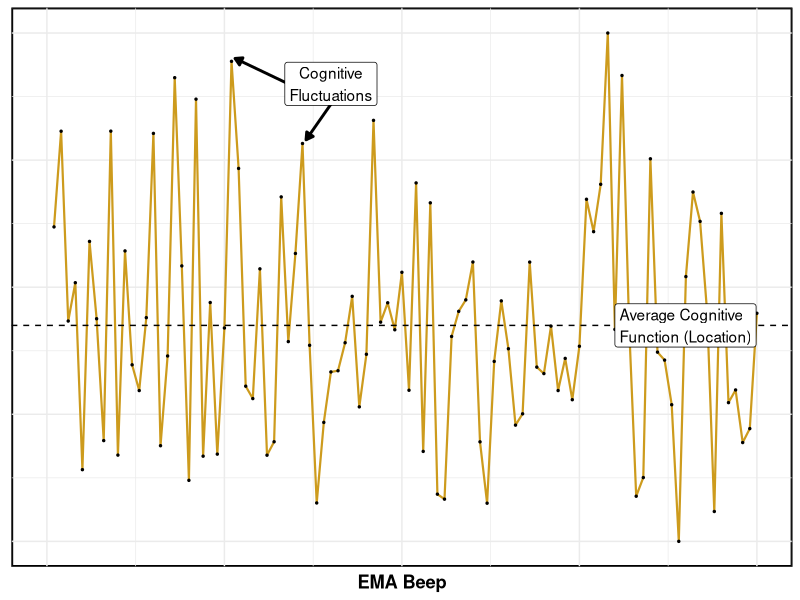
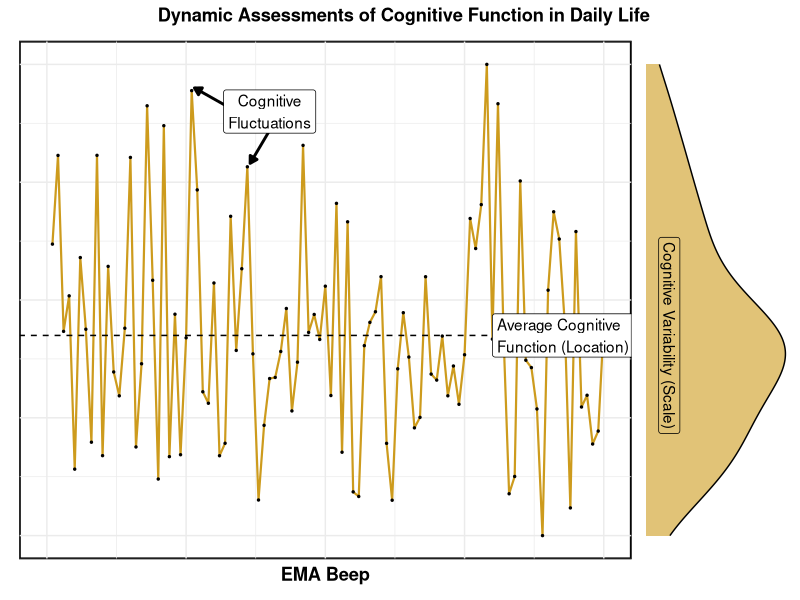
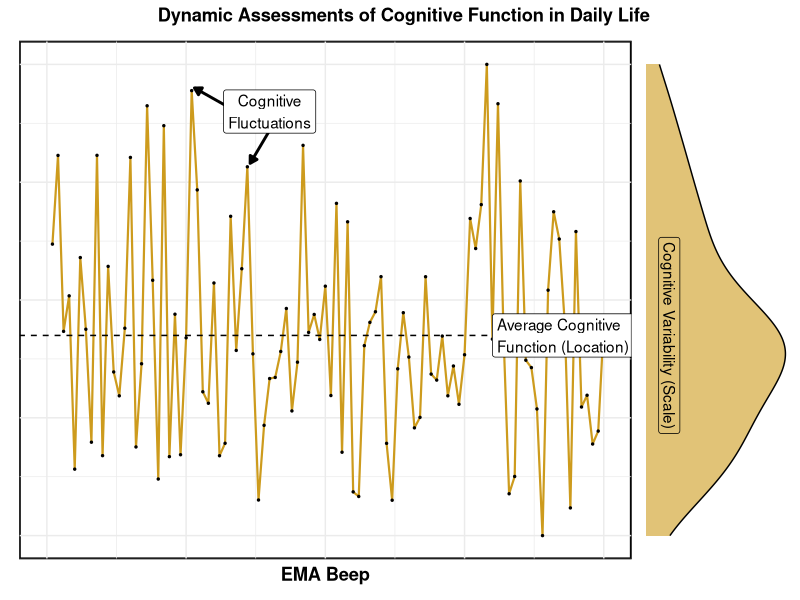

Recreate these plots in R, in order.

# library(graphicalVAR)
# library(mgm)
# library(qgraph)
library(patchwork)
library(knitr)
library(kableExtra)
library(cowplot)
library(plyr)
library(tidyverse)

# Example time series -----------------------------------------------------

pomp <- function(x, mini = 1, maxi = 5) (x - mini)/(maxi - mini)*100

# POMP based on observed max & min
pomp_obs <- function(x) {
  y <- (x - min(x, na.rm = T))/(max(x, na.rm = T)-min(x, na.rm = T))*100
  y[is.nan(y)] <- NA
  return(y)
}

my_theme <- function(){
  theme_bw() +
    theme(
      legend.position = "bottom"
      , legend.title = element_text(face = "bold", size = rel(1))
      , legend.text = element_text(face = "italic", size = rel(1))
      , axis.text = element_text(face = "bold", size = rel(1.1), color = "black")
      , axis.title = element_text(face = "bold", size = rel(1.2))
      , plot.title = element_text(face = "bold", size = rel(1.2), hjust = .5)
      , plot.subtitle = element_text(face = "italic", size = rel(1.2), hjust = .5)
      , strip.text = element_text(face = "bold", size = rel(1.1), color = "white")
      , strip.background = element_rect(fill = "black")
    )
}

set.seed(6)
ts4 <- tibble(
  ID = 4
  , stability = "High Instability"
  , loneliness = "High Trait-Like Loneliness"
  , t = 1:100
  # , value = pomp(as.numeric(ceiling(arima.sim(n = 100, list(order = c(1,0,0), ar = 0.00001),
  #                                        sd = sqrt(.2)) + 4)))
  , value = pomp_obs(as.numeric(arima.sim(n = 100, list(order = c(1,0,0), ar = 0.00001),
                                          sd = sqrt(.2))))
) 
p1 <- ts4 %>% 
  ggplot(aes(x = t, y = value)) + 
  geom_line(color = "goldenrod3", size = .75) + 
  geom_point(size = .5) +
  geom_hline(aes(yintercept = mean(value)), linetype = "dashed") + 
  annotate(
    "label"
    , label = "Average Cognitive\nFunction (Location)"
    , x = 80, y = mean(ts4$value), hjust = 0
  ) +
  annotate(
    "segment"
    , arrow = arrow(type = "closed", length=unit(2, "mm"))
    , size = 1, x = 34, xend = 26.5, y = 90, yend = 95
  ) +
  annotate(
    "segment"
    , arrow = arrow(type = "closed", length=unit(2, "mm"))
    , size = 1, x = 40, xend = 36.5, y = 86, yend = 79
  ) +
  annotate(
    "label"
    , label = "Cognitive\nFluctuations"
    , x = 40, y = 90, hjust = .5
  ) +
  scale_x_continuous(limits = c(0, 100)) + 
  # scale_y_continuous(limits = c(1,5), breaks = seq(1,5,1)) + 
  labs(x = "EMA Beep"
       , y = "Value"
  ) + 
  my_theme() + 
  # theme(
  #   axis.text = element_text(face = "bold", size = rel(1.1))
  #   , axis.title = element_text(face = "bold", size = rel(1.1))
  #   , plot.title = element_text(face = "bold", size = rel(1.2), hjust = .5)
  # )
  theme(
    axis.text = element_blank()
    , axis.title.y = element_blank()
    , axis.title.x = element_text(face = "bold")
    , axis.ticks = element_blank()
    , axis.line = element_blank()
    # , axis.line = element_line(linewidth = 1.2)
    , legend.position = "none"
    , panel.background = element_rect(color = "black",linewidth = 1.2)
    , strip.background = element_rect(color = NA)
    , strip.text = element_text(face = "bold", size = rel(1.2))
  )
p1

p2 <- ts4 %>% 
  ggplot(aes(y = value)) + 
  geom_density(fill = "goldenrod3", alpha = .6) + 
  annotate(
    "label"
    , label = "Cognitive Variability (Scale)",
    y = mean(ts4$value), x = .003
    , angle = 270
    , fill = NA
  ) + 
  theme_void() 

p1 + p2  + 
  plot_layout(widths = c(8,2)) + 
  plot_annotation(
    title = "Dynamic Assessments of Cognitive Function in Daily Life"
    , theme = my_theme()
  )
ggsave(file = "~/Downloads/fig-2-cog-var.png", width = 9, height = 5)
